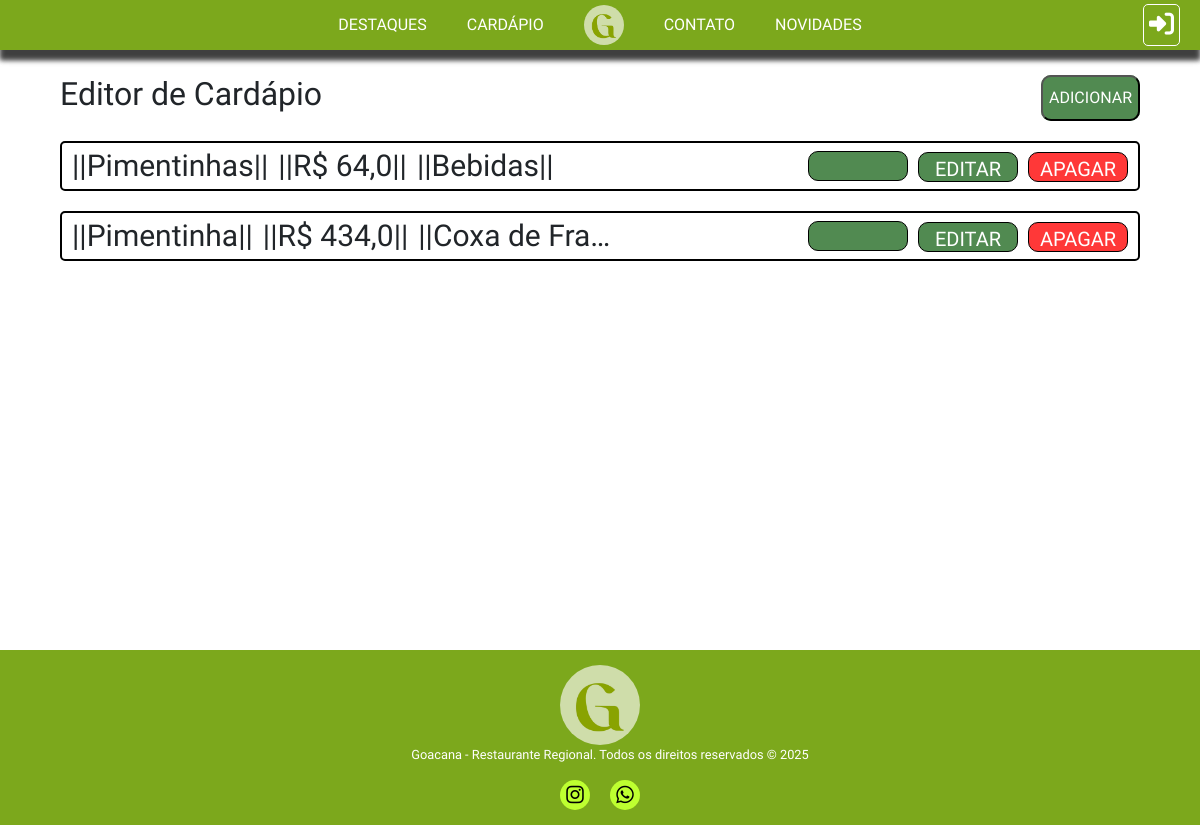
The page /editordecadarpio/ on the database as committed earlier.
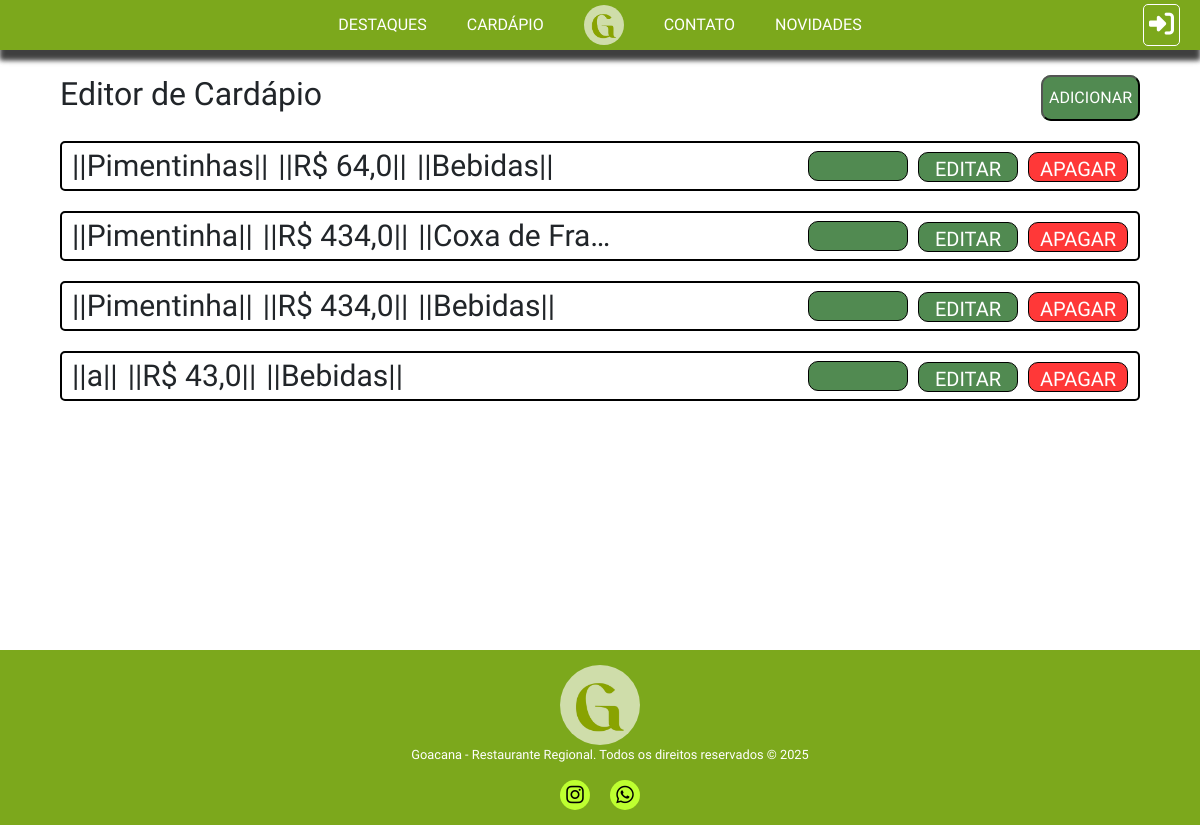
The same page on the database as committed later.
### core/models.py (models this page shows)
class TB_PRATOS(models.Model):
    Nome = models.CharField(max_length=45, null=False)
    Disponibilidade = models.BooleanField(default=True)
    Preco = models.FloatField(null=False)
    Imagem = models.ImageField(upload_to='pratos/', null=True, blank=True)
    Categoria = models.ForeignKey('TB_CATEGORIAS', on_delete=models.PROTECT, null=False)

class TB_CATEGORIAS(models.Model):
    Nome = models.CharField(max_length=45)
    def __str__(self):
        return self.Nome

### core/views.py (the view)
# urls.py: path('editordecadarpio/', editordecadarpio, name='editordecadarpio'),
def editordecadarpio(request):
    lista_pratos = TB_PRATOS.objects.all()
    contexto = {'lista_pratos': lista_pratos}
    return render(request, 'editorcardv2.html', contexto)

### core/templates/editorcardv2.html (shortened to what this page needs)
{% extends 'base/base.html' %}
{% load static %}
{% block 'header' %}
<link rel="stylesheet" href="{% static 'CSS/editordecadarpio2.css' %}">
{% endblock %}
{% block 'content' %}
<div class="vheight">
    <div class="titulo">
        <h2>Editor de Cardápio</h2>
        <a href="{% url 'add_prato' %}">
            <button>ADICIONAR</button>
        </a>
    </div>
    {% for prato in lista_pratos %}
        <div class="prato">
            <p>||{{ prato.Nome }}||</p>
            <p>||R$ {{ prato.Preco }}||</p>
            <p>||{{prato.Categoria}}||</p>
            <div class="buttons">
                <a href="{% url 'disp_prato' prato.id %}">
                    <div class="check p{{ prato.Disponibilidade}}"></div>
                </a>
                <a href="{% url 'edit_prato' prato.id %}">
                    <button>EDITAR</button>
                </a>
                <a href="{% url 'rem_prato' prato.id %}">
                    <button class="red">APAGAR</button>
                </a>
            </div>
        </div>
    {% endfor %}
</div>
{% endblock %}

### core/templates/base/base.html (shortened to what this page needs)
{% load static %}
<!DOCTYPE html>
<html>
<head>
    <link rel='stylesheet' type='text/css' media='screen' href="{% static 'CSS/geral.css' %}">
    <link href="https://cdn.jsdelivr.net/npm/bootstrap@5.3.7/dist/css/bootstrap.min.css" rel="stylesheet">
    {% block 'header' %}
    {% endblock %}
</head>
<body>
    {% include './menu.html' %}
    {% block 'content' %}
    {% endblock %}
    {% include './rodape.html' %}
</body>
</html>

### core/templates/base/menu.html (shortened to what this page needs)
{% load static %}
<div class="nav">
    <div class="main-bar">
        <a href="{% url 'cardapio' %}" id="card" class="mainlink">DESTAQUES</a>
        <a href="{% url 'cardapio' %}" id="card" class="mainlink">CARDÁPIO</a>
        <a href="{% url 'index' %}" id="logo"><img src="{% static '/images/GoacLogo.png' %}" alt="" id="logo"></a>
        <a href="{% url 'contato' %}" class="mainlink">CONTATO</a>
        <a href="{% url 'cardapio' %}" id="card" class="mainlink">NOVIDADES</a>
        <a href="{% url 'login' %}" id="login" class="mainlink">
            <i class="fa-solid fa-right-to-bracket"></i>
        </a>
    </div>
</div>

### core/templates/base/rodape.html
{% load static %}
<div class="footer">
    <div>
        <img src="{% static '/images/GoacLogo.png' %}" alt="">
    </div>
    <div>
        <p>Goacana - Restaurante Regional. Todos os direitos reservados &copy; 2025</p>
    </div>
    <div class="media">
        <a href="https://www.instagram.com/goacanarestaurante?utm_source=ig_web_button_share_sheet&igsh=MWtqMmFtd2IzYm0zaQ==">
            <i class="fa-brands fa-instagram"></i>
        </a>
        <a href="https://api.whatsapp.com/send/?phone=558491061685&text&type=phone_number&app_absent=0">
            <i class="fa-brands fa-whatsapp"></i>
        </a>
    </div>
</div>

### core/static/CSS/geral.css (style rules this page uses)
* { box-sizing: border-box !important; }
html { scroll-behavior: smooth; overflow-x: hidden; }
body { margin: 0; font-family: "IM Fell English", serif !important; overflow-x: hidden; }

### core/static/CSS/editordecadarpio2.css (style rules this page uses)
.vheight { min-height: 80vh; display: flex; flex-direction: column; align-items: center; row-gap: 20px; margin-bottom: 10px; }

Rows that differ between the two databases and show on the page:
added TB_PRATOS: Nome "Pimentinha", Preco "434,0", Categoria "Bebidas", Disponibilidade True (drawn)
added TB_PRATOS: Nome "a", Preco "43,0", Categoria "Bebidas", Disponibilidade True (drawn)
